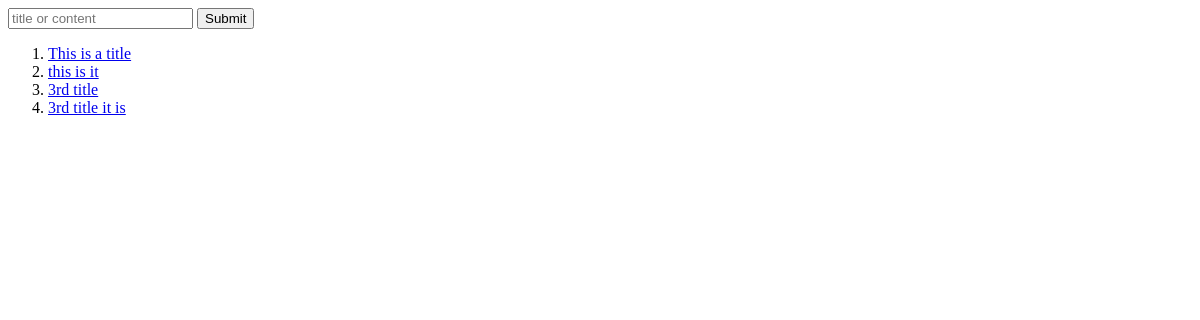
The page /search/ on the database as committed earlier.
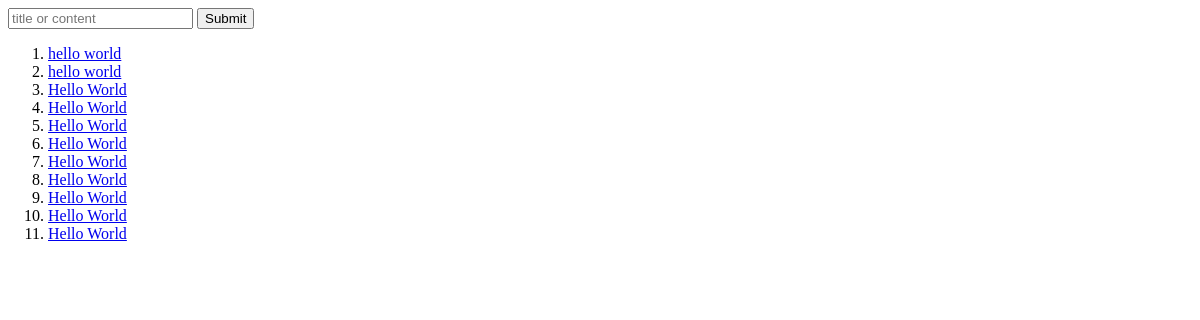
The same page on the database as committed later.
### articles/models.py (models this page shows)
class Article(models.Model):
    title = models.CharField(max_length=100)
    slug = models.SlugField(null=True,blank=True)
    content = models.TextField()
    time = models.TimeField(default=timezone.now)
    timestamp = models.DateTimeField(auto_now_add=True)
    updated = models.DateTimeField(auto_now=True)
    def get_absolute_url(self):
        return  reverse("detailed_view",kwargs={'slug':self.slug})

### articles/views.py (the view)
# urls.py: path('search/',searchArticle),
def searchArticle(request):
     query = request.GET.get("q")
     qs = Article.objects.all()
     if query is not None:
        lookups = Q(title__icontains=query) | Q(content__icontains=query)
        qs = Article.objects.filter(lookups)
     context ={
                    "object_list": qs
              }
     return render(request, "articles/search.html",context=context)

### template/articles/search.html
{% extends 'base.html' %}
{% block content %}
<ol>
{% for object in object_list %}
    {% if object.title %}
         <li>
             <a href="{{ object.get_absolute_url }}">{{ object.title }}</a>
         </li>
    {% endif %}
{% endfor %}
</ol>
{% endblock %}

Rows that differ between the two databases and show on the page:
removed Article: title "This is a title"
removed Article: title "this is it"
removed Article: title "3rd title"
removed Article: title "3rd title it is"
added Article: title "hello world"
added Article: title "hello world"
added Article: title "Hello World"
added Article: title "Hello World"
added Article: title "Hello World"
added Article: title "Hello World"
added Article: title "Hello World"
added Article: title "Hello World"
added Article: title "Hello World"
added Article: title "Hello World"
added Article: title "Hello World"
